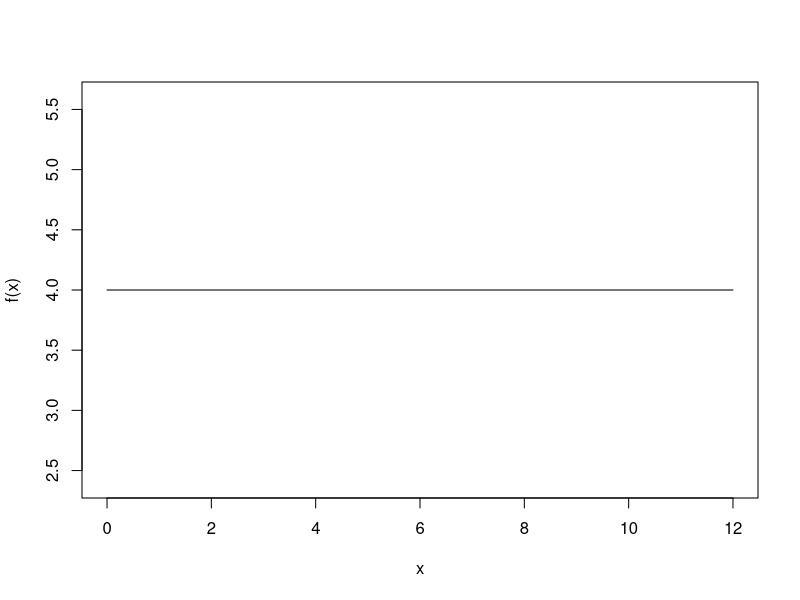
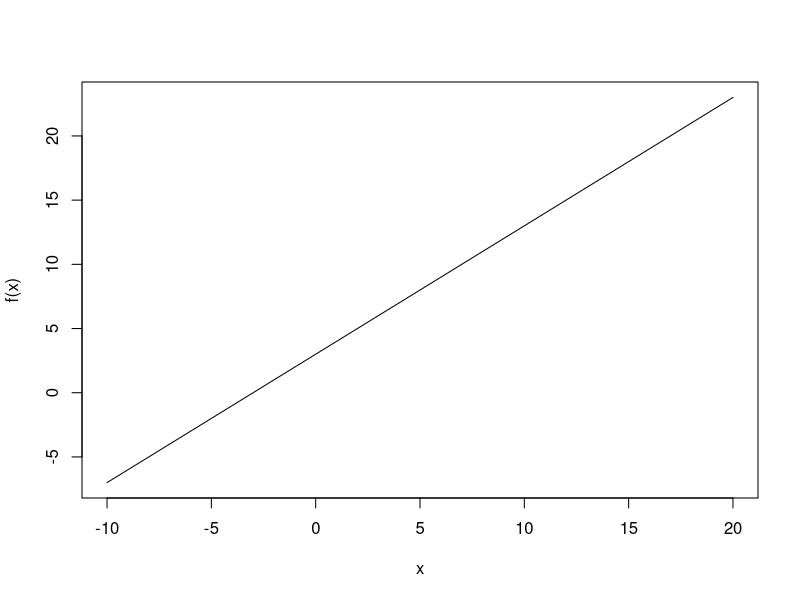
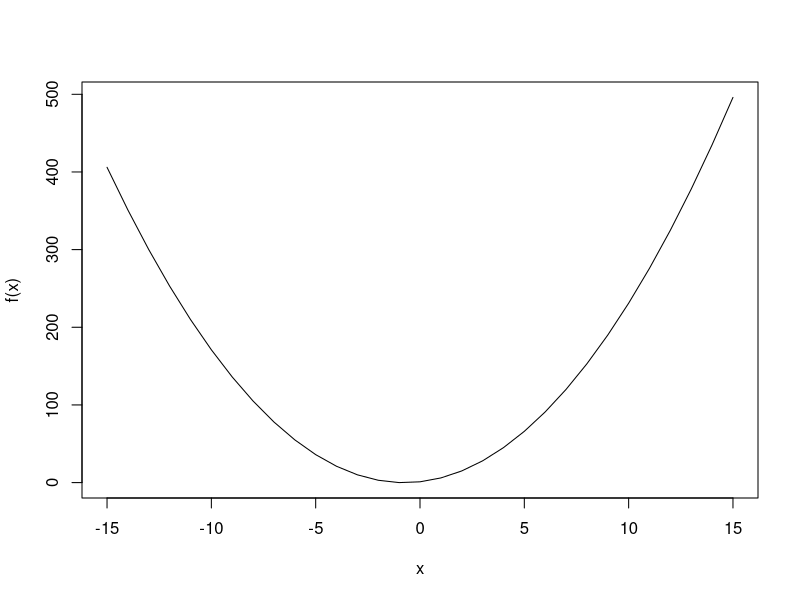
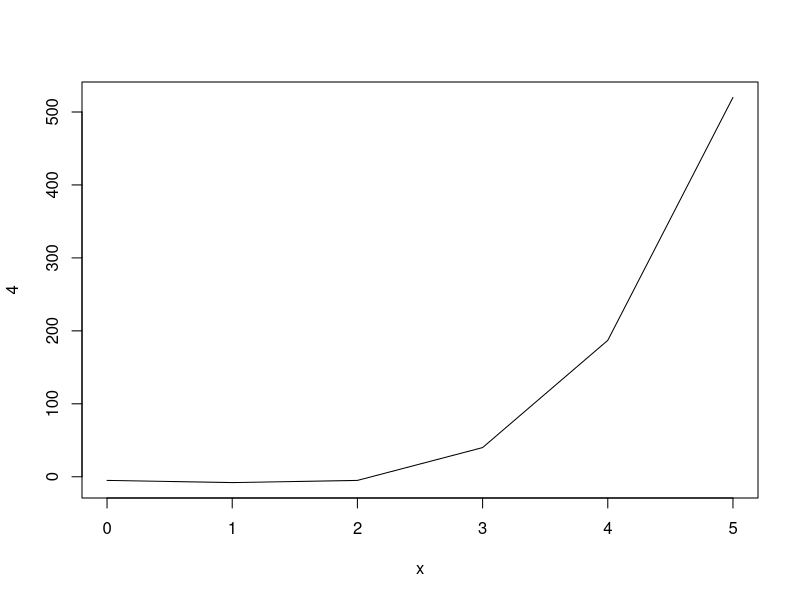
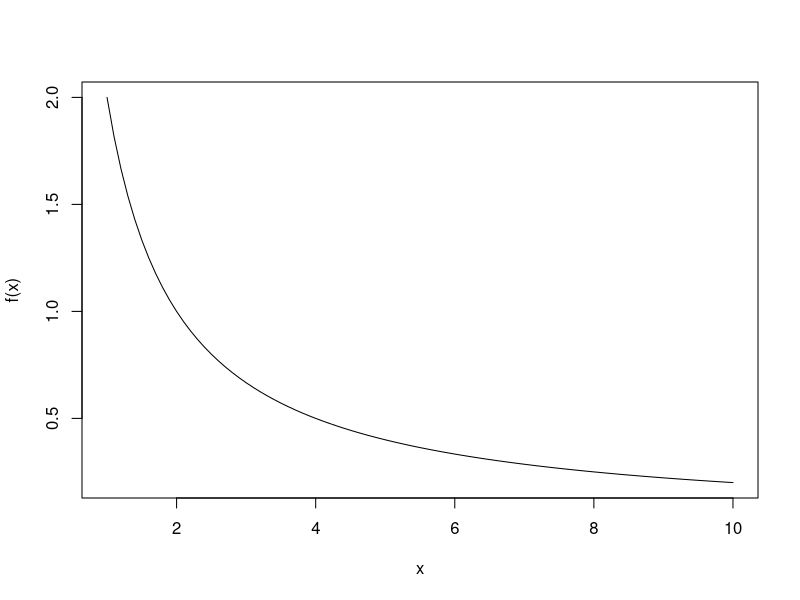
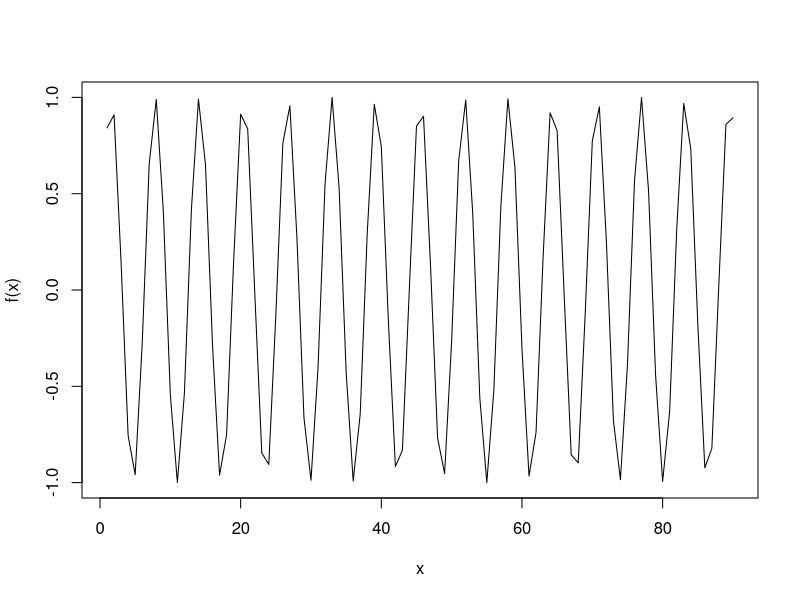
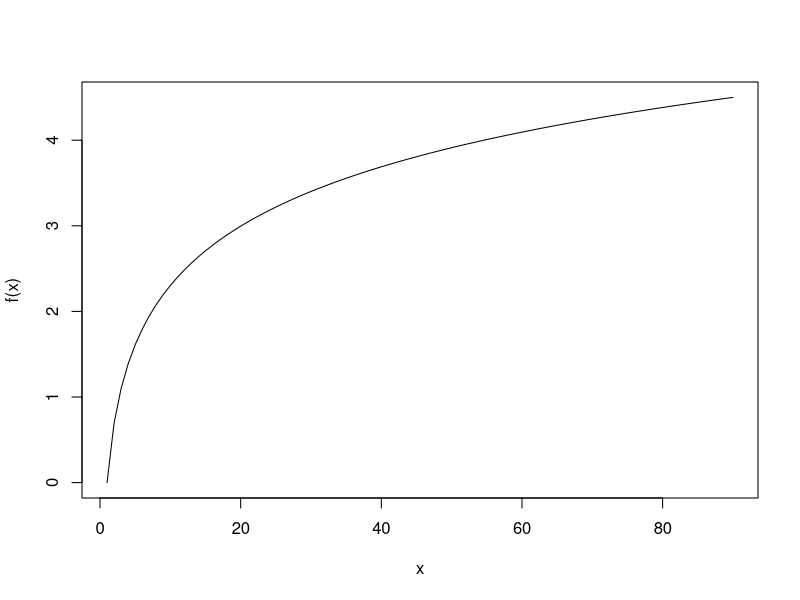
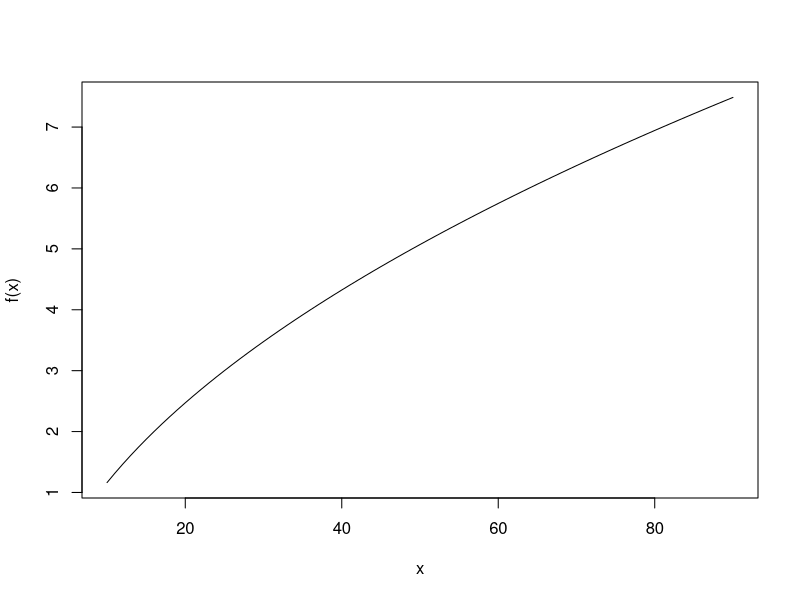

The R script that drew these images, in order:

f<-function(x){
    fx<-4
    return(fx)
}
input<-0:12
plot (input ,sapply(input,f),type="l",xlab="x",ylab="f(x)")

a<-function(x){
    #a=1/b=3
    fx<-1*x+3
    return(fx)
}
input<- -10:20
plot(input, sapply(input,a),type="l",xlab="x",ylab="f(x)")

a<-function(x){
    #a=2,b=3,c=1
    fx<-2*x^2+3*x+1
    return(fx)
}
input<--15:15
plot(input,sapply(input,a),type="l",xlab="x",ylab="f(x)")

a<-function(x){
    #a=1,b=-4,c=-5
    fx<-x^4-4*x^2-5
    return(fx)
}
input<-seq(5,sqrt(5)-sqrt(5))
plot(input,sapply(input,a),type="l",xlab="x",ylab=(f(x)))

a<-function(x){
    fx<-2/x
    return(fx)
}
input<-seq(1,10,0.1)
plot(input,sapply(input,a),type="l",xlab="x",ylab="f(x)")

a<-function(x){
    fx<-sin(x)
    return(fx)
}

input<-1:90
plot(input,sapply(input,a),type="l",xlab="x",ylab="f(x)")

a<-function(x){
    fx<-log(x)
    return(fx)
}

input<-1:90
plot(input,sapply(input,a),type="l",xlab="x",ylab="f(x)")

a<-function(x){
    fx<-sqrt(x)-2
    return(fx)
}

input<-10:90
plot(input,sapply(input,a),type="l",xlab="x",ylab="f(x)")

a<-function(x){
    fx<-sqrt(x-2)
    return(fx)
}

input<-1:90
plot(input,sapply(input,a),type="l",xlab="x",ylab="f(x)")
